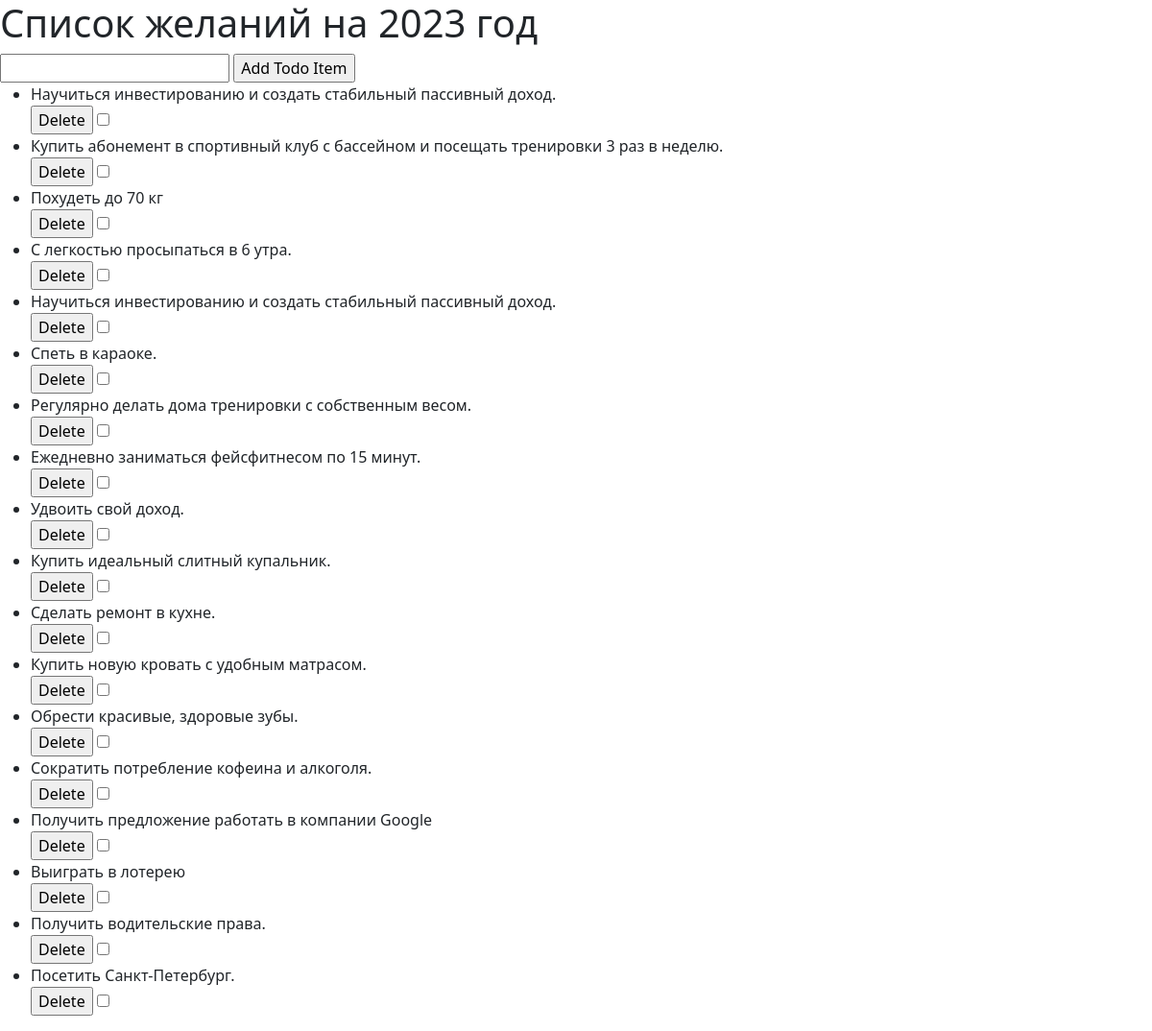
The page /todoapp/ on the database its author committed.
### todoapp/models.py (models this page shows, shortened)
class TodoListItem(models.Model):
    content = models.TextField()

### todoapp/views.py (the view)
# urls.py: path('todoapp/', todoappView),
def todoappView(request):
    all_todo_items = TodoListItem.objects.all()
    return render(request, 'todolist.html',
        {'all_items': all_todo_items})

### templates/todolist.html (shortened to what this page needs)
{% load static %}
<!DOCTYPE html>
<html lang="ru">
<head>
    <h1>{% block title %}Список желаний на 2023 год{% endblock %}</h1>
    <link href="https://cdn.jsdelivr.net/npm/bootstrap@5.3.0-alpha1/dist/css/bootstrap.min.css" rel="stylesheet">
    <form action="/addTodoItem/" method = "post">{% csrf_token %}
    <input type="text" name="content">
    <input type="submit" value="Add Todo Item">
</form>
    <ul>
    {% for i in all_items %}
    <li>{{i.content}}
        <form action="/deleteTodoItem/{{i.id}}/" method = "post">{% csrf_token %}
            <input type="submit" value="Delete">
            <input type="checkbox" id="{{task.pk}}">
        </form>
    </li>
    {% endfor %}
</ul>
</head>
<body>
</body>
</html>

### rows shown on the page
TodoListItem: content "Научиться инвестированию и создать стабильный пассивный доход."
TodoListItem: content "Купить абонемент в спортивный клуб с бассейном и посещать тренировки 3 раз в неделю."
TodoListItem: content "Похудеть до 70 кг"
TodoListItem: content "С легкостью просыпаться в 6 утра."
TodoListItem: content "Научиться инвестированию и создать стабильный пассивный доход."
TodoListItem: content "Спеть в караоке."
TodoListItem: content "Регулярно делать дома тренировки с собственным весом."
TodoListItem: content "Ежедневно заниматься фейсфитнесом по 15 минут."
TodoListItem: content "Удвоить свой доход."
TodoListItem: content "Купить идеальный слитный купальник."
TodoListItem: content "Сделать ремонт в кухне."
TodoListItem: content "Купить новую кровать с удобным матрасом."
TodoListItem: content "Обрести красивые, здоровые зубы."
TodoListItem: content "Сократить потребление кофеина и алкоголя."
TodoListItem: content "Получить предложение работать в компании Google"
TodoListItem: content "Выиграть в лотерею"
TodoListItem: content "Получить водительские права."
TodoListItem: content "Посетить Санкт-Петербург."
